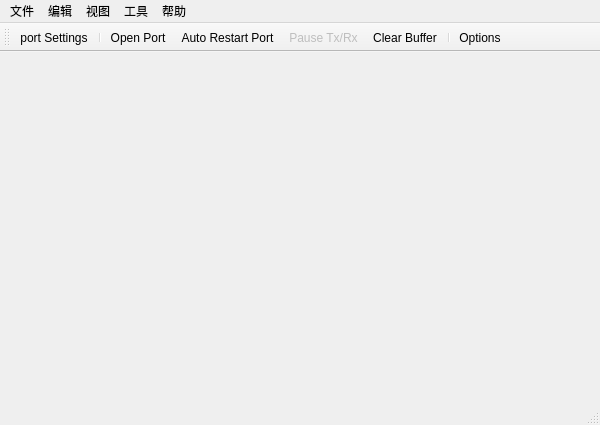
<?xml version="1.0" encoding="UTF-8"?>
<ui version="4.0">
 <class>MainWindow</class>
 <widget class="QMainWindow" name="MainWindow">
  <property name="geometry">
   <rect>
    <x>0</x>
    <y>0</y>
    <width>600</width>
    <height>425</height>
   </rect>
  </property>
  <property name="windowTitle">
   <string>joke</string>
  </property>
  <widget class="QWidget" name="centralwidget">
   <property name="sizePolicy">
    <sizepolicy hsizetype="Expanding" vsizetype="Expanding">
     <horstretch>0</horstretch>
     <verstretch>0</verstretch>
    </sizepolicy>
   </property>
  </widget>
  <widget class="QMenuBar" name="menubar">
   <property name="geometry">
    <rect>
     <x>0</x>
     <y>0</y>
     <width>600</width>
     <height>23</height>
    </rect>
   </property>
   <widget class="QMenu" name="fileMenu">
    <property name="title">
     <string>文件</string>
    </property>
    <addaction name="actionOpen"/>
    <addaction name="actionSave"/>
    <addaction name="separator"/>
    <addaction name="actionClose"/>
    <addaction name="separator"/>
    <addaction name="separator"/>
   </widget>
   <widget class="QMenu" name="editMenu">
    <property name="title">
     <string>编辑</string>
    </property>
    <addaction name="portSwitchOnAction"/>
    <addaction name="portRunAction"/>
    <addaction name="clearAction"/>
    <addaction name="separator"/>
    <addaction name="portSetAction"/>
   </widget>
   <widget class="QMenu" name="viewMenu">
    <property name="title">
     <string>视图</string>
    </property>
    <addaction name="actionVisibleToolbar"/>
    <addaction name="actionVisibleStatusBar"/>
    <addaction name="separator"/>
    <addaction name="actionStaysOnTop"/>
    <addaction name="actionRemoveConfig"/>
   </widget>
   <widget class="QMenu" name="toolMenu">
    <property name="title">
     <string>工具</string>
    </property>
    <addaction name="actionOption"/>
   </widget>
   <widget class="QMenu" name="menu_5">
    <property name="title">
     <string>帮助</string>
    </property>
    <addaction name="actionWiki"/>
    <addaction name="actionAbout"/>
    <addaction name="actionUpdate"/>
   </widget>
   <addaction name="fileMenu"/>
   <addaction name="editMenu"/>
   <addaction name="viewMenu"/>
   <addaction name="toolMenu"/>
   <addaction name="menu_5"/>
  </widget>
  <widget class="QToolBar" name="toolBar">
   <property name="windowTitle">
    <string>toolBar</string>
   </property>
   <property name="allowedAreas">
    <set>Qt::BottomToolBarArea|Qt::TopToolBarArea</set>
   </property>
   <property name="iconSize">
    <size>
     <width>20</width>
     <height>20</height>
    </size>
   </property>
   <attribute name="toolBarArea">
    <enum>TopToolBarArea</enum>
   </attribute>
   <attribute name="toolBarBreak">
    <bool>false</bool>
   </attribute>
   <addaction name="portSetAction"/>
   <addaction name="separator"/>
   <addaction name="portSwitchOnAction"/>
   <addaction name="portSwitchOffAction"/>
   <addaction name="portRunAction"/>
   <addaction name="clearAction"/>
   <addaction name="separator"/>
   <addaction name="actionOption"/>
  </widget>
  <widget class="QStatusBar" name="statusbar"/>
  <action name="portSetAction">
   <property name="icon">
    <iconset resource="../resource/serialtool.qrc">
     <normaloff>:/SerialTool/images/port config.ico</normaloff>:/SerialTool/images/port config.ico</iconset>
   </property>
   <property name="text">
    <string>port Settings</string>
   </property>
   <property name="toolTip">
    <string>Port Settings</string>
   </property>
  </action>
  <action name="portSwitchOnAction">
   <property name="icon">
    <iconset resource="../resource/serialtool.qrc">
     <normaloff>:/SerialTool/images/connect.ico</normaloff>:/SerialTool/images/connect.ico</iconset>
   </property>
   <property name="text">
    <string>Open Port</string>
   </property>
   <property name="toolTip">
    <string>Open Port</string>
   </property>
  </action>
  <action name="portSwitchOffAction">
   <property name="icon">
    <iconset resource="../resource/serialtool.qrc">
     <normaloff>:/SerialTool/images/start.ico</normaloff>
     <normalon>:/SerialTool/images/exit.ico</normalon>:/SerialTool/images/start.ico</iconset>
   </property>
   <property name="text">
    <string>Auto Restart Port</string>
   </property>
   <property name="toolTip">
    <string>Auto Restart Port</string>
   </property>
  </action>
  <action name="portRunAction">
   <property name="enabled">
    <bool>false</bool>
   </property>
   <property name="icon">
    <iconset resource="../resource/serialtool.qrc">
     <normaloff>:/SerialTool/images/pause.ico</normaloff>
     <activeoff>:/SerialTool/images/pause.ico</activeoff>:/SerialTool/images/pause.ico</iconset>
   </property>
   <property name="text">
    <string>Pause Tx/Rx</string>
   </property>
   <property name="toolTip">
    <string>Pause Tx/Rx</string>
   </property>
  </action>
  <action name="clearAction">
   <property name="icon">
    <iconset resource="../resource/serialtool.qrc">
     <normaloff>:/SerialTool/images/clear.ico</normaloff>:/SerialTool/images/clear.ico</iconset>
   </property>
   <property name="text">
    <string>Clear Buffer</string>
   </property>
   <property name="toolTip">
    <string>Clear Buffer</string>
   </property>
  </action>
  <action name="actionOption">
   <property name="icon">
    <iconset resource="../resource/serialtool.qrc">
     <normaloff>:/SerialTool/images/config.ico</normaloff>:/SerialTool/images/config.ico</iconset>
   </property>
   <property name="text">
    <string>Options</string>
   </property>
   <property name="toolTip">
    <string>Options</string>
   </property>
  </action>
  <action name="actionOpen">
   <property name="icon">
    <iconset resource="../resource/serialtool.qrc">
     <normaloff>:/SerialTool/images/open.ico</normaloff>:/SerialTool/images/open.ico</iconset>
   </property>
   <property name="text">
    <string>Open</string>
   </property>
   <property name="toolTip">
    <string>Open</string>
   </property>
  </action>
  <action name="actionSave">
   <property name="icon">
    <iconset resource="../resource/serialtool.qrc">
     <normaloff>:/SerialTool/images/save.ico</normaloff>:/SerialTool/images/save.ico</iconset>
   </property>
   <property name="text">
    <string>Save</string>
   </property>
   <property name="toolTip">
    <string>Save</string>
   </property>
  </action>
  <action name="actionClose">
   <property name="icon">
    <iconset resource="../resource/serialtool.qrc">
     <normaloff>:/SerialTool/images/exit.ico</normaloff>:/SerialTool/images/exit.ico</iconset>
   </property>
   <property name="text">
    <string>Close</string>
   </property>
   <property name="toolTip">
    <string>Close</string>
   </property>
  </action>
  <action name="actionVisibleToolbar">
   <property name="checkable">
    <bool>true</bool>
   </property>
   <property name="text">
    <string>Tool Bar</string>
   </property>
   <property name="toolTip">
    <string>Tool Bar</string>
   </property>
  </action>
  <action name="actionVisibleStatusBar">
   <property name="checkable">
    <bool>true</bool>
   </property>
   <property name="text">
    <string>Status Bar</string>
   </property>
   <property name="toolTip">
    <string>Status Bar</string>
   </property>
  </action>
  <action name="actionStaysOnTop">
   <property name="text">
    <string>Stays On Top</string>
   </property>
   <property name="toolTip">
    <string>Stays On Top</string>
   </property>
  </action>
  <action name="actionRemoveConfig">
   <property name="text">
    <string>Reset Config</string>
   </property>
   <property name="toolTip">
    <string>Reset Config</string>
   </property>
  </action>
  <action name="actionWiki">
   <property name="text">
    <string>Wiki</string>
   </property>
   <property name="toolTip">
    <string>Wiki</string>
   </property>
  </action>
  <action name="actionAbout">
   <property name="text">
    <string>About</string>
   </property>
   <property name="toolTip">
    <string>About</string>
   </property>
   <property name="shortcut">
    <string>F1</string>
   </property>
  </action>
  <action name="actionUpdate">
   <property name="text">
    <string>Update</string>
   </property>
   <property name="toolTip">
    <string>Update</string>
   </property>
  </action>
 </widget>
 <resources>
  <include location="../resource/serialtool.qrc"/>
 </resources>
 <connections/>
</ui>
